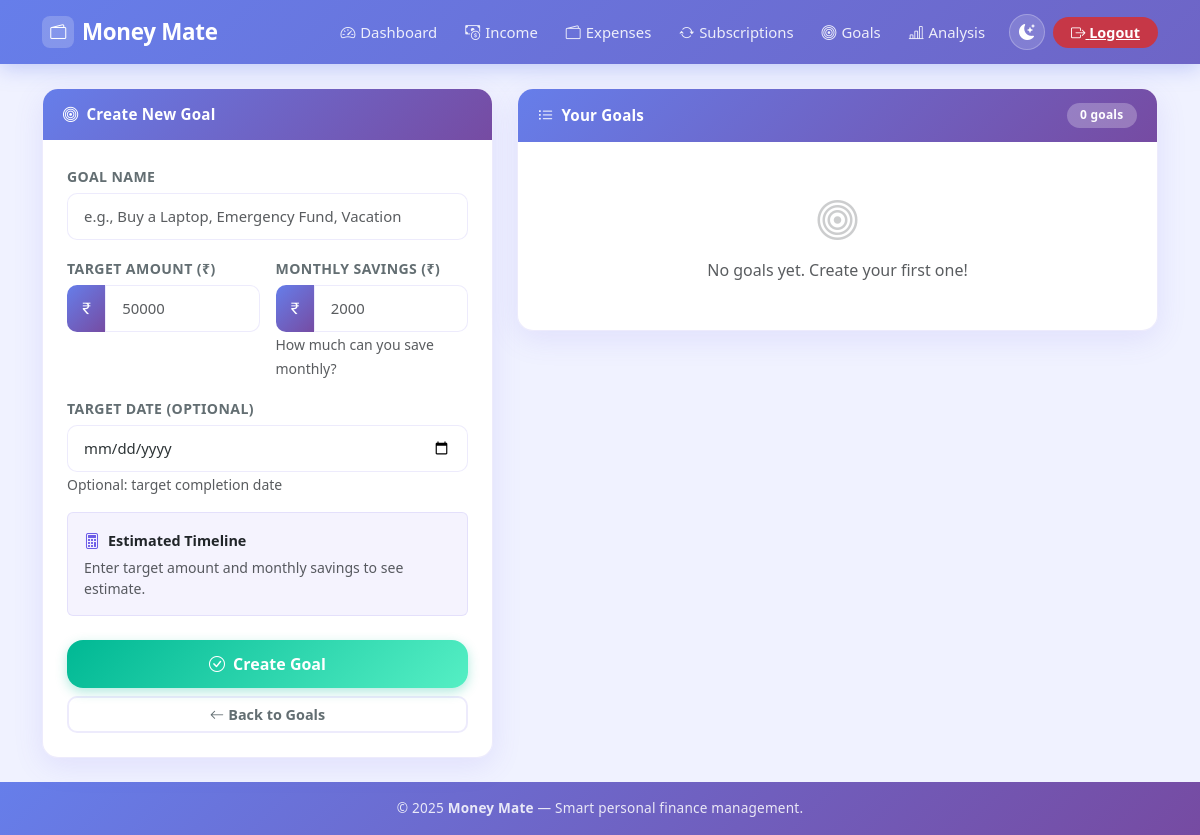
The page /add_goal (signed in) on the database as committed earlier.
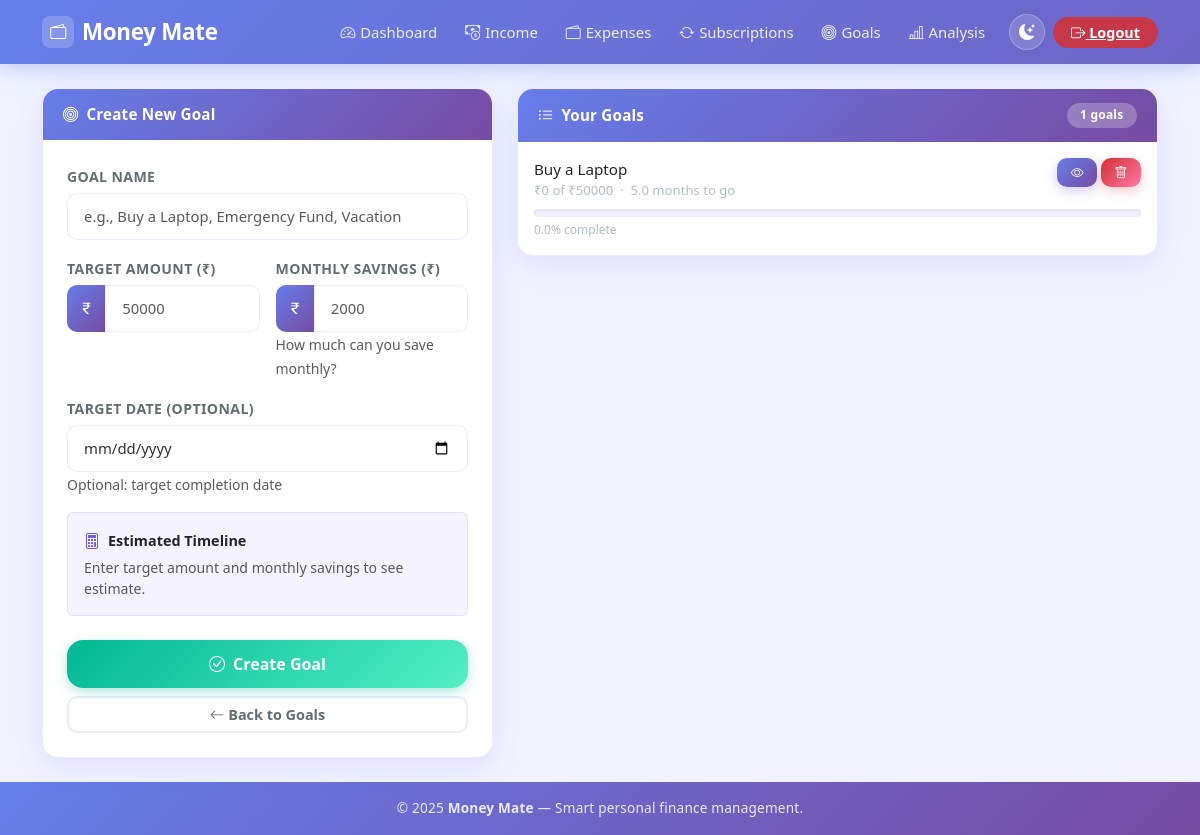
The same page on the database as committed later.
### models.py (models this page shows, shortened)
class Goal(db.Model):
    id = db.Column(db.Integer, primary_key=True)
    user_id = db.Column(db.Integer, db.ForeignKey('user.id'), nullable=False)
    name = db.Column(db.String(200), nullable=False)
    target_amount = db.Column(db.Float, nullable=False)
    saved_amount = db.Column(db.Float, default=0.0)
    monthly_savings = db.Column(db.Float, default=0.0)
    target_date = db.Column(db.DateTime, nullable=True)
    created_at = db.Column(db.DateTime, default=datetime.utcnow)
    @property
    def remaining_amount(self):
        return max(0, self.target_amount - self.saved_amount)
    @property
    def progress_percentage(self):
        if self.target_amount == 0:
            return 0
        return min(100, (self.saved_amount / self.target_amount) * 100)
    @property
    def estimated_months(self):
        if self.monthly_savings <= 0:
            return float('inf')
        return self.remaining_amount / self.monthly_savings

### app.py (the view, shortened to what this page needs)
@app.route('/add_goal', methods=['GET','POST'])
@login_required
def add_goal():
    form = GoalForm()
    goals = Goal.query.filter_by(user_id=current_user.id).order_by(Goal.created_at.desc()).all()
    return render_template('add_goal.html', form=form, goals=goals)

### forms.py
class GoalForm(FlaskForm):
    name = StringField('Goal Name', validators=[DataRequired(), Length(max=200)])
    target_amount = FloatField('Target Amount (₹)', validators=[DataRequired(), NumberRange(min=1)])
    monthly_savings = FloatField('Monthly Savings (₹)', validators=[DataRequired(), NumberRange(min=0)])
    target_date = DateField('Target Date (Optional)', validators=[Optional()], format='%Y-%m-%d')
    submit = SubmitField('Create Goal')

### app.py (called while the page is built)
@login_manager.user_loader
def load_user(user_id):
    return User.query.get(int(user_id))

### templates/add_goal.html (shortened to what the changed rows need)
{% extends "base.html" %}
{% block content %}
<div class="row g-4">
  <div class="col-lg-7 fade-in fade-in-delay-1">
    <div class="card">
      <div class="card-header d-flex align-items-center gap-2">
        <i class="bi bi-list-ul"></i> Your Goals
        <span class="badge ms-auto" style="background:rgba(255,255,255,0.25);">{{ goals|length }} goals</span>
      </div>
      <div class="card-body p-0">
        {% if goals %}
        {% for goal in goals %}
        <div class="p-3 {% if not loop.last %}border-bottom{% endif %}" style="border-color:var(--border-color)!important;">
          <div class="d-flex justify-content-between align-items-start mb-2">
            <div>
              <div class="fw-700" style="font-size:0.95rem;">{{ goal.name }}</div>
              <div style="font-size:0.82rem;color:var(--text-muted);">
                ₹{{ "%.0f"|format(goal.saved_amount) }} of ₹{{ "%.0f"|format(goal.target_amount) }}
                &nbsp;·&nbsp;
                {% if goal.monthly_savings > 0 %}{{ "%.1f"|format(goal.estimated_months) }} months to go{% else %}No monthly savings set{% endif %}
              </div>
            </div>
            <div class="d-flex gap-1">
              <a href="{{ url_for('goal_detail', id=goal.id) }}" class="btn btn-primary btn-sm">
                <i class="bi bi-eye"></i>
              </a>
              <a href="{{ url_for('delete_goal', id=goal.id) }}" class="btn btn-danger btn-sm"
                 onclick="return confirm('Delete this goal?')">
                <i class="bi bi-trash"></i>
              </a>
            </div>
          </div>
          <div class="progress" style="height:8px;">
          </div>
          <div class="d-flex justify-content-between mt-1" style="font-size:0.75rem;color:var(--text-muted);">
            <span>{{ "%.1f"|format(goal.progress_percentage) }}% complete</span>
          </div>
        </div>
        {% endfor %}
        {% else %}
        <div class="text-center py-5 text-muted">
          <i class="bi bi-bullseye" style="font-size:2.5rem;opacity:0.3;"></i>
          <p class="mt-2 mb-0">No goals yet. Create your first one!</p>
        </div>
        {% endif %}
      </div>
    </div>
  </div>
</div>
{% endblock %}

Rows that differ between the two databases and show on the page:
added Goal: name "Buy a Laptop", saved_amount "0", target_amount "50000", estimated_months "5.0", progress_percentage "0.0"
Other text that changed with them:
{{ goals|length }}: "0" → "1"
text no longer shown: "No goals yet. Create your first one!"
